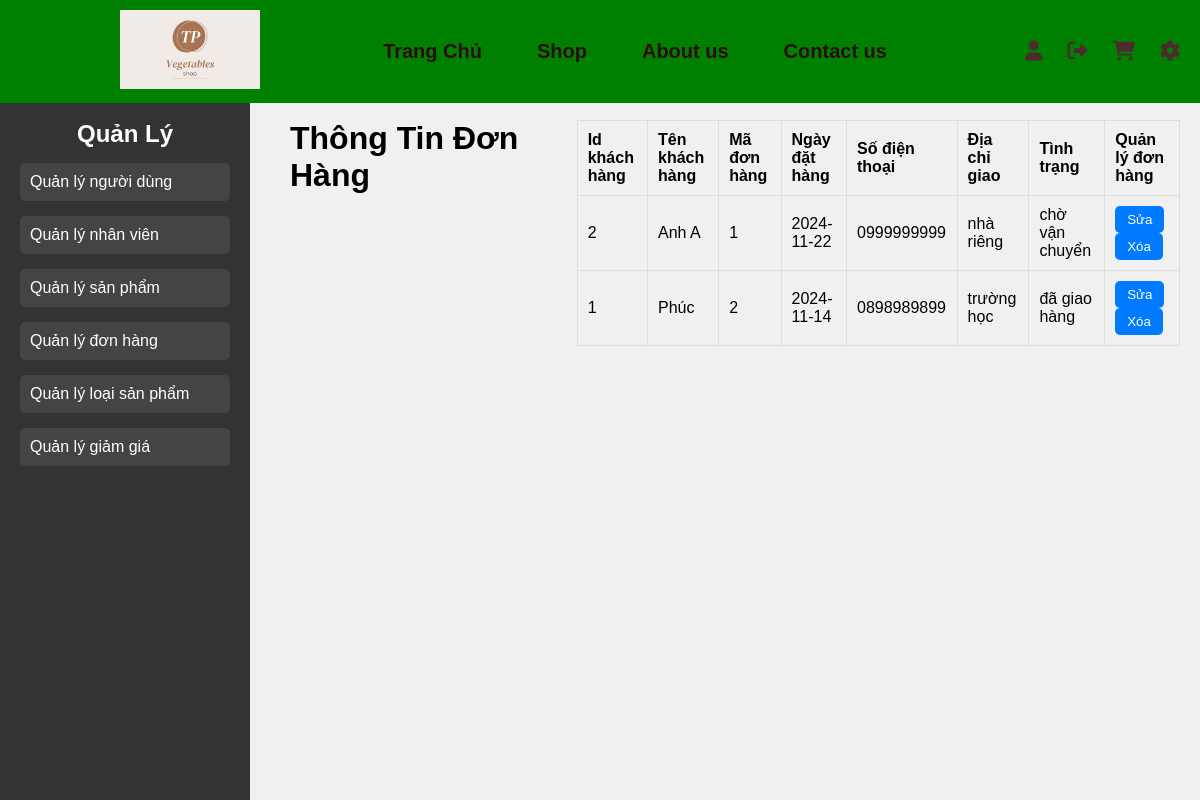
The page /Quanly/donhang.php on the database its author committed.
### tables this page shows
CREATE TABLE `oder` (
  `oder_id` int(5) NOT NULL,
  `address` varchar(50) NOT NULL,
  `oder_date` date NOT NULL,
  `phone` varchar(50) NOT NULL,
  `status_id` int(5) NOT NULL,
  `customer_id` int(5) NOT NULL
);

CREATE TABLE `customer` (
  `customer_id` int(5) NOT NULL,
  `customer_name` varchar(50) NOT NULL,
  `username` varchar(50) NOT NULL,
  `password` varchar(50) NOT NULL,
  `gmail` varchar(50) NOT NULL,
  `role_id` int(5) NOT NULL
);

CREATE TABLE `status` (
  `status_id` int(5) NOT NULL,
  `status_name` varchar(50) NOT NULL
);

### Quanly/donhang.php (the view, shortened to what this page needs)
<?php
include '../Thanhgiaodien/header.php';
include '../database/connect.php';
?>
<!DOCTYPE html>
<html lang="vi">
<?php
$sql1 = "SELECT *
          FROM `oder`
          JOIN customer ON `oder`.customer_id = customer.customer_id
          JOIN status ON `oder`.status_id = status.status_id";
$query = mysqli_query($conn, $sql1);
?>
<head>
    <link rel="stylesheet" href="../csspage/manage.css">
</head>
<body>
    <div class="container">
        <div class="sidebar">
            <h2>Quản Lý</h2>
            <ul>
                <li><a href="../Quanly/nguoidung.php">Quản lý người dùng</a></li>
                <li><a href="../Quanly/nhanvien.php">Quản lý nhân viên</a></li>
                <li><a href="../Quanly/sanpham.php">Quản lý sản phẩm</a></li>
                <li><a href="../Quanly/donhang.php">Quản lý đơn hàng</a></li>
                <li><a href="../Quanly/loaisp.php">Quản lý loại sản phẩm</a></li>
                <li><a href="../Quanly/giamgia.php">Quản lý giảm giá</a></li>
            </ul>
        </div>
        <div class="main-content">
            <h1 class="h1">Thông Tin Đơn Hàng</h1>
            <table class="table">
                <thead>
                    <tr>
                        <th>Id khách hàng</th>
                        <th>Tên khách hàng</th>
                        <th>Mã đơn hàng</th>
                        <th>Ngày đặt hàng</th>
                        <th>Số điện thoại</th>
                        <th>Địa chỉ giao</th>
                        <th>Tình trạng</th>
                        <th>Quản lý đơn hàng</th>
                    </tr>
                </thead>
                <tbody>
                    <?php
                    if (mysqli_num_rows($query) > 0) {
                        while ($row = mysqli_fetch_assoc($query)) { ?>
                            <tr>
                                <td><?= $row['customer_id'] ?></td>
                                <td><?= $row['customer_name'] ?></td>
                                <td><?= $row['oder_id'] ?></td>
                                <td><?= $row['oder_date'] ?></td>
                                <td><?= $row['phone'] ?></td>
                                <td><?= $row['address'] ?></td>
                                <td><?= $row['status_name'] ?></td>
                                <td>
                                    <button class="btn">Sửa</button>
                                    <button class="btn">Xóa</button>
                                </td>
                            </tr>
                    <?php }
                    } else {
                        echo "<tr>
                    <td colspan='7'>Không có sản phẩm nào</td>
                    </tr>";
                    } ?>
                </tbody>
            </table>
        </div>
    </div>
</body>
</html>

### csspage/header.css (style rules this page uses)
* { margin: 0; padding: 0; box-sizing: border-box; }
body { background-color: rgb(255, 255, 255); }

### csspage/manage.css (style rules this page uses)
body { position: relative; top: 30px; font-family: Arial, sans-serif; background-color: #f0f0f0; margin: 0; padding: 0; }
.container { display: flex; margin-top: 70px; }
.sidebar { width: 250px; background-color: #333; color: white; padding: 20px; height: 700px; position: fixed; top: 100px; left: 0; }
.sidebar h2 { color: white; text-align: center; }
.sidebar ul { list-style: none; padding: 0; }
.sidebar ul li { margin: 15px 0; }
.sidebar ul li a { color: white; text-decoration: none; display: block; padding: 10px; background-color: #444; border-radius: 5px; }
.main-content { margin-left: 270px; width: calc(100% - 270px); padding: 20px; display: flex; justify-content: space-between; align-items: flex-start; }
.table { width: 75%; border-collapse: collapse; }
.table th, .table td { border: 1px solid #ddd; padding: 10px; text-align: left; }
.table th { background-color: #f0f0f0; }
.btn { padding: 6px 12px; background-color: #007bff; color: white; border: none; border-radius: 5px; cursor: pointer; transition: background-color 0.3s ease; }

### rows shown on the page
oder: customer.customer_id "2", customer.customer_name "Anh A", oder_id "1", oder_date "2024-11-22", phone "0999999999", address "nhà riêng", status.status_name "chờ vận chuyển"
oder: customer.customer_id "1", customer.customer_name "Phúc", oder_id "2", oder_date "2024-11-14", phone "0898989899", address "trường học", status.status_name "đã giao hàng"
